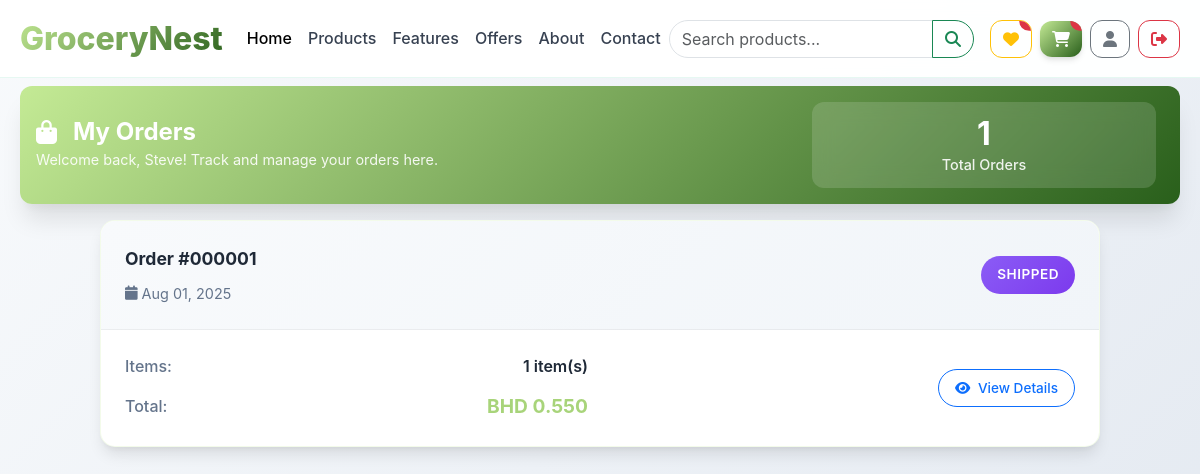
The page /orders.php (signed in) on the database as committed earlier.
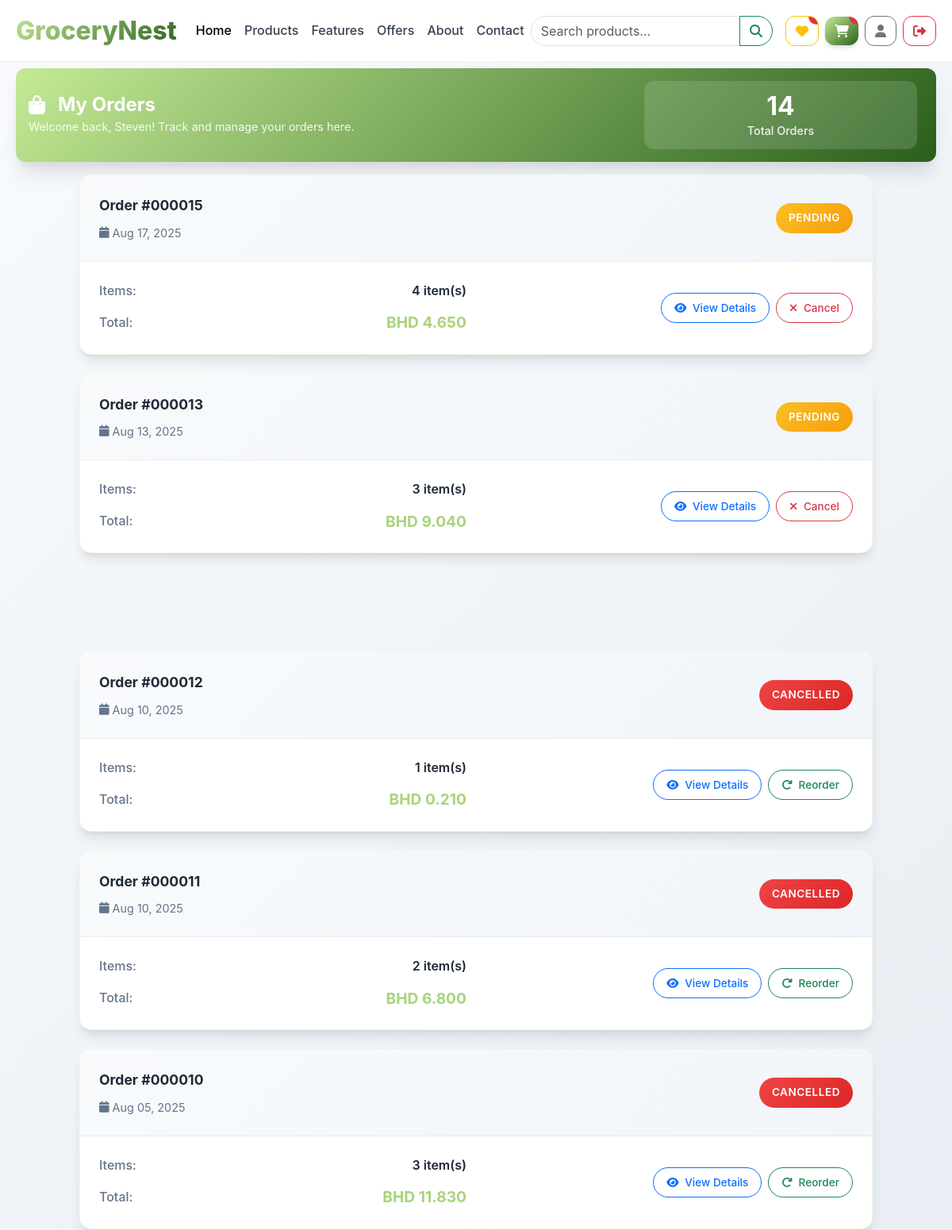
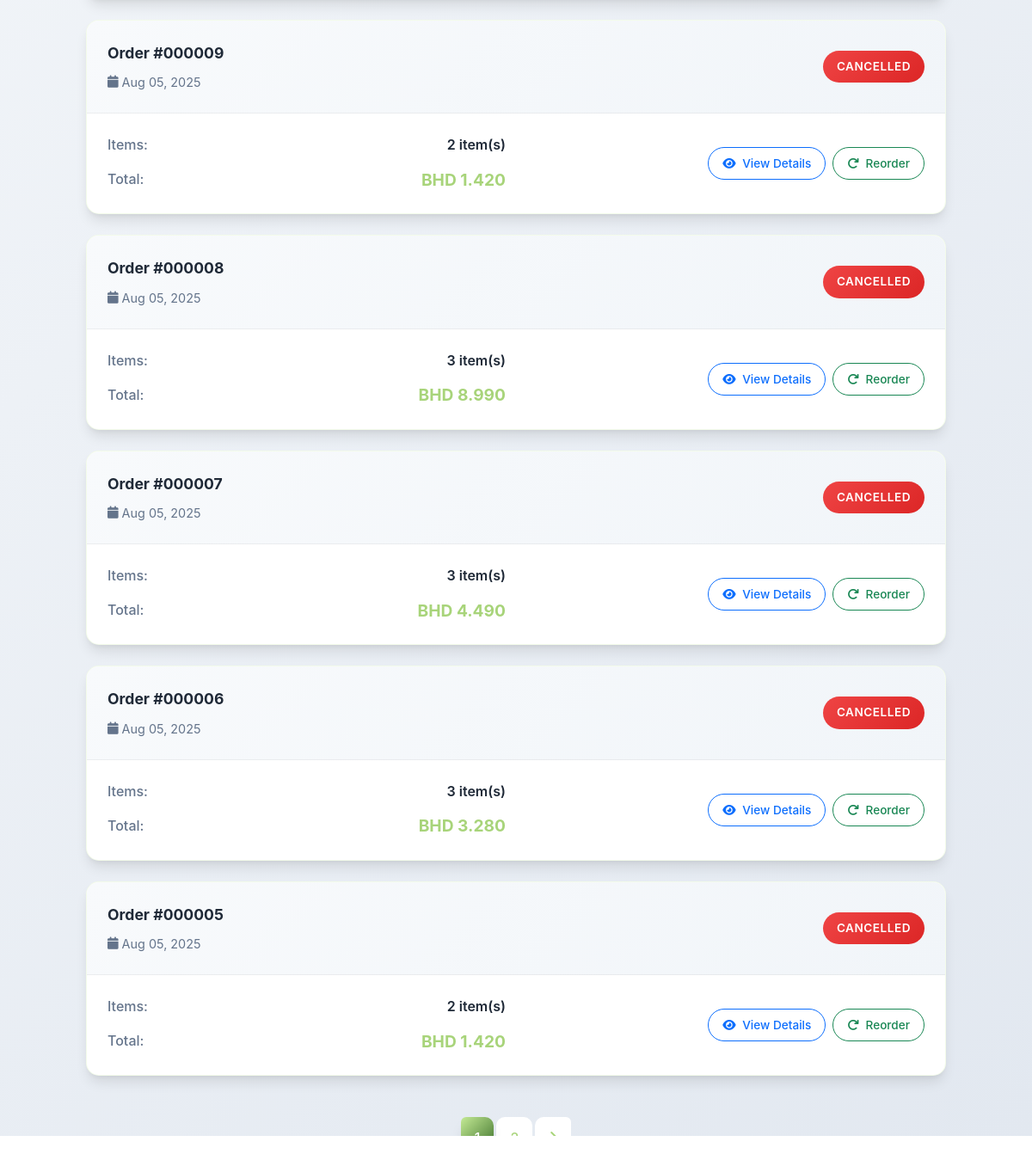
The same page on the database as committed later (2 pictures, top to bottom).
### tables this page shows
CREATE TABLE `customer` (
  `id` int(11) NOT NULL,
  `Fname` varchar(100) NOT NULL,
  `Lname` varchar(100) NOT NULL,
  `Mobile` varchar(20) DEFAULT NULL,
  `Building` varchar(255) DEFAULT NULL,
  `Block` varchar(100) DEFAULT NULL,
  `UID` int(11) NOT NULL,
  `Profile_pic` varchar(255) DEFAULT 'default.jpg',
  `created_at` datetime DEFAULT current_timestamp()
);

CREATE TABLE `orders` (
  `id` int(11) NOT NULL,
  `user_id` int(11) NOT NULL,
  `subtotal` decimal(10,2) NOT NULL,
  `tax_amount` decimal(10,2) NOT NULL,
  `total` decimal(10,2) NOT NULL,
  `status` varchar(50) DEFAULT 'pending',
  `shipping_address` text DEFAULT NULL,
  `payment_method` varchar(50) DEFAULT NULL,
  `created_at` datetime DEFAULT current_timestamp()
);

### orders.php (the view, shortened to what the changed rows need)
<?php
require_once 'project_connection.php';
$userId = $_SESSION['userId'];
$page = intval($_GET['page'] ?? 1);
$per_page = 10;
$offset = ($page - 1) * $per_page;
$stmt = $conn->prepare("SELECT COUNT(*) FROM orders WHERE user_id = ?");
$stmt->execute([$userId]);
$total_orders = $stmt->fetchColumn();
$total_pages = ceil($total_orders / $per_page);
$stmt = $conn->prepare("
    SELECT o.*, COUNT(oi.id) as item_count
    FROM orders o
    LEFT JOIN order_items oi ON o.id = oi.order_id
    WHERE o.user_id = ?
    GROUP BY o.id
    ORDER BY o.created_at DESC
    LIMIT ? OFFSET ?
");
$stmt->execute([$userId, $per_page, $offset]);
$orders = $stmt->fetchAll(PDO::FETCH_ASSOC);
$stmt = $conn->prepare("SELECT u.Username, c.Fname, c.Lname FROM user u LEFT JOIN customer c ON u.id = c.UID WHERE u.id = ?");
$stmt->execute([$userId]);
$user_info = $stmt->fetch(PDO::FETCH_ASSOC);
?>
<!DOCTYPE html>
<html lang="en">
<head>
    <link href="https://cdn.jsdelivr.net/npm/bootstrap@5.3.0/dist/css/bootstrap.min.css" rel="stylesheet">
    <link rel="stylesheet" href="https://cdnjs.cloudflare.com/ajax/libs/font-awesome/6.4.0/css/all.min.css">
    <link href="https://unpkg.com/aos@2.3.1/dist/aos.css" rel="stylesheet">
    <link rel="stylesheet" href="css/index.css">
    <link rel="stylesheet" href="css/navbar.css">
    <link rel="stylesheet" href="css/orders.css">
</head>
<body>
    <?php include 'navbar.php'; ?>
    <div class="orders-container">
        <div class="container py-4">
            <div class="orders-header" data-aos="fade-up">
                <div class="row align-items-center">
                    <div class="col-md-8">
                        <h1 class="orders-title">
                            <i class="fas fa-shopping-bag me-3"></i>
                            My Orders
                        </h1>
                        <p class="orders-subtitle">
                            Welcome back, <?php echo htmlspecialchars($user_info['Fname'] ?? $user_info['Username']); ?>!
                            Track and manage your orders here.
                        </p>
                    </div>
                    <div class="col-md-4 text-end">
                        <div class="orders-stats">
                            <div class="stat-item">
                                <span class="stat-number"><?php echo $total_orders; ?></span>
                                <span class="stat-label">Total Orders</span>
                            </div>
                        </div>
                    </div>
                </div>
            </div>
            <div class="orders-list" data-aos="fade-up" data-aos-delay="200">
                <?php if (empty($orders)): ?>
                    <div class="empty-orders">
                        <div class="empty-icon">
                            <i class="fas fa-shopping-cart"></i>
                        </div>
                        <h3>No Orders Yet</h3>
                        <p>You haven't placed any orders yet. Start shopping to see your orders here!</p>
                        <a href="products.php" class="btn btn-primary btn-lg">
                            <i class="fas fa-shopping-bag me-2"></i>
                            Start Shopping
                        </a>
                    </div>
                <?php else: ?>
                    <?php foreach ($orders as $order): ?>
                        <div class="order-card" data-aos="fade-up" data-aos-delay="100">
                            <div class="order-header">
                                <div class="order-info">
                                    <div class="order-id">
                                        <strong>Order #<?php echo str_pad($order['id'], 6, '0', STR_PAD_LEFT); ?></strong>
                                    </div>
                                    <div class="order-date">
                                        <i class="fas fa-calendar me-1"></i>
                                        <?php echo date('M d, Y', strtotime($order['created_at'])); ?>
                                    </div>
                                </div>
                                <div class="order-status">
                                    <span class="status-badge status-<?php echo $order['status']; ?>">
                                        <?php echo ucfirst($order['status']); ?>
                                    </span>
                                </div>
                            </div>
                            <div class="order-body">
                                <div class="row align-items-center">
                                    <div class="col-md-6">
                                        <div class="order-details">
                                            <div class="detail-item">
                                                <span class="detail-label">Items:</span>
                                                <span class="detail-value"><?php echo $order['item_count']; ?> item(s)</span>
                                            </div>
                                            <div class="detail-item">
                                                <span class="detail-label">Total:</span>
                                                <span class="detail-value total-amount">BHD <?php echo number_format($order['total'], 3); ?></span>
                                            </div>
                                        </div>
                                    </div>
                                    <div class="col-md-6">
                                        <div class="order-actions">
                                            <button class="btn btn-outline-primary btn-sm" onclick="viewOrderDetails(<?php echo $order['id']; ?>)">
                                                <i class="fas fa-eye me-1"></i>
                                                View Details
                                            </button>
                                            <?php if ($order['status'] === 'pending'): ?>
                                                <button class="btn btn-outline-danger btn-sm" onclick="cancelOrder(<?php echo $order['id']; ?>)">
                                                    <i class="fas fa-times me-1"></i>
                                                    Cancel
                                                </button>
                                            <?php endif; ?>
                                            <?php if (in_array($order['status'], ['delivered', 'cancelled'])): ?>
                                                <button class="btn btn-outline-success btn-sm" onclick="reorderItems(<?php echo $order['id']; ?>)">
                                                    <i class="fas fa-redo me-1"></i>
                                                    Reorder
                                                </button>
                                            <?php endif; ?>
                                        </div>
                                    </div>
                                </div>
                            </div>
                        </div>
                    <?php endforeach; ?>
                    <?php if ($total_pages > 1): ?>
                        <div class="pagination-container" data-aos="fade-up">
                            <nav aria-label="Orders pagination">
                                <ul class="pagination justify-content-center">
                                    <?php for ($i = max(1, $page - 2); $i <= min($total_pages, $page + 2); $i++): ?>
                                        <li class="page-item <?php echo $i === $page ? 'active' : ''; ?>">
                                            <a class="page-link" href="?page=<?php echo $i; ?>"><?php echo $i; ?></a>
                                        </li>
                                    <?php endfor; ?>
                                    <?php if ($page < $total_pages): ?>
                                        <li class="page-item">
                                            <a class="page-link" href="?page=<?php echo $page + 1; ?>">
                                                <i class="fas fa-chevron-right"></i>
                                            </a>
                                        </li>
                                    <?php endif; ?>
                                </ul>
                            </nav>
                        </div>
                    <?php endif; ?>
                <?php endif; ?>
            </div>
        </div>
    </div>
</body>
</html>

Rows that differ between the two databases and show on the page:
no longer on this page (row edited): orders: id "000001", created_at "Aug 01, 2025", status "SHIPPED", item_count "1", total "0.550"
changed customer: Fname "Steve" → "Steven"
added orders: id "000015", created_at "Aug 17, 2025", status "PENDING", item_count "4", total "4.650"
added orders: id "000013", created_at "Aug 13, 2025", status "PENDING", item_count "3", total "9.040"
added orders: id "000012", created_at "Aug 10, 2025", status "CANCELLED", item_count "1", total "0.210"
added orders: id "000011", created_at "Aug 10, 2025", status "CANCELLED", item_count "2", total "6.800"
added orders: id "000010", created_at "Aug 05, 2025", status "CANCELLED", item_count "3", total "11.830"
added orders: id "000009", created_at "Aug 05, 2025", status "CANCELLED", item_count "2", total "1.420"
added orders: id "000008", created_at "Aug 05, 2025", status "CANCELLED", item_count "3", total "8.990"
added orders: id "000007", created_at "Aug 05, 2025", status "CANCELLED", item_count "3", total "4.490"
added orders: id "000006", created_at "Aug 05, 2025", status "CANCELLED", item_count "3", total "3.280"
added orders: id "000005", created_at "Aug 05, 2025", status "CANCELLED", item_count "2", total "1.420"
Other text that changed with them:
$total_orders: "1" → "14"
new list line: "1"
new list line: "2"
